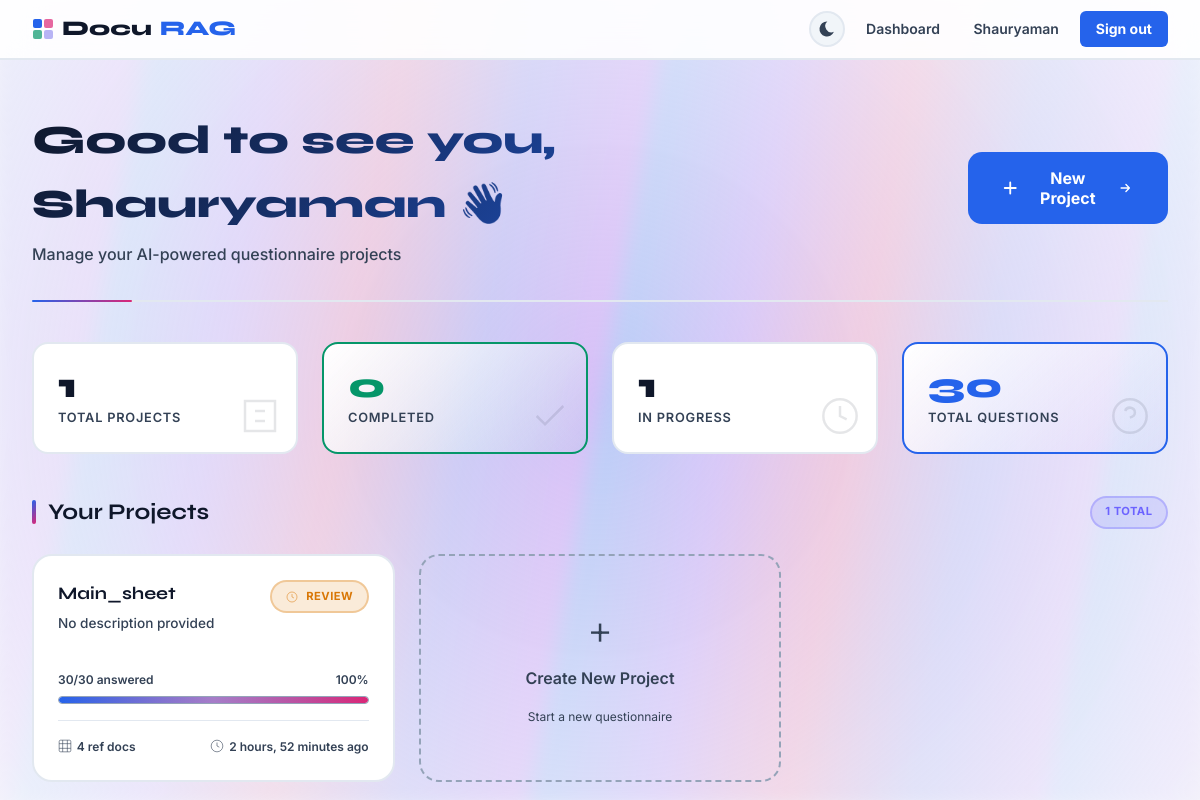
Screenshot of / (signed in) with the database file from the repository.
### questionnaire/models.py (models this page shows, shortened)
class Project(models.Model):
    STATUS_CHOICES = [
        ('setup', 'Setting Up'),
        ('processing', 'Processing'),
        ('review', 'Under Review'),
        ('completed', 'Completed'),
    ]
    user = models.ForeignKey(User, on_delete=models.CASCADE, related_name='projects')
    name = models.CharField(max_length=300)
    description = models.TextField(blank=True)
    status = models.CharField(max_length=20, choices=STATUS_CHOICES, default='setup')
    created_at = models.DateTimeField(auto_now_add=True)
    updated_at = models.DateTimeField(auto_now=True)
    questionnaire_file = models.FileField(upload_to='questionnaires/', null=True, blank=True)
    total_questions = models.IntegerField(default=0)
    answered_questions = models.IntegerField(default=0)
    confidence_score = models.FloatField(default=0.0)
    class Meta:
        ordering = ['-created_at']
    @property
    def progress_percent(self):
        if self.total_questions == 0:
            return 0
        return int((self.answered_questions / self.total_questions) * 100)

### questionnaire/views.py (the view)
# urls.py: path('', views.dashboard, name='dashboard'),
@login_required
def dashboard(request):
    projects = Project.objects.filter(user=request.user)
    stats = {
        'total_projects': projects.count(),
        'completed': projects.filter(status='completed').count(),
        'in_progress': projects.filter(status__in=['processing', 'review']).count(),
        'total_questions': sum(p.total_questions for p in projects),
    }
    return render(request, 'questionnaire/dashboard.html', {
        'projects': projects[:10],
        'stats': stats
    })

### templates/questionnaire/dashboard.html (shortened to what this page needs)
{% extends 'base.html' %}
{% block content %}
<div class="container">
  <div class="dash-hero fade-up">
    <div class="flex items-center justify-between flex-wrap gap-4">
      <div>
        <h1 class="font-display">
          Good to see you, {{ user.username }}
          <span class="wave" style="display: inline-block; animation: wave 2.5s infinite;">👋</span>
        </h1>
        <p class="text-muted font-medium">Manage your AI-powered questionnaire projects</p>
      </div>
      <button class="btn btn-primary btn-lg group" onclick="document.getElementById('newModal').classList.add('active')">
        <svg width="18" height="18" viewBox="0 0 18 18" fill="none" stroke="currentColor" stroke-width="2">
          <path d="M9 3v12M3 9h12" stroke-linecap="round"/>
        </svg>
        <span>New Project</span>
        <svg width="18" height="18" viewBox="0 0 24 24" fill="none" stroke="currentColor" class="transition-transform group-hover:translate-x-1">
          <path stroke-linecap="round" stroke-linejoin="round" stroke-width="2" d="M13 7l5 5m0 0l-5 5m5-5H6"/>
        </svg>
      </button>
    </div>
  </div>
  <div class="stats-row fade-up-2">
    <div class="stat-card">
      <div class="num">{{ stats.total_projects|default:"0" }}</div>
      <div class="label">Total Projects</div>
      <svg class="stat-icon" width="40" height="40" viewBox="0 0 24 24" fill="none" stroke="currentColor" stroke-width="1.5" style="position: absolute; bottom: 1rem; right: 1rem; opacity: 0.1;">
        <path d="M3 3h18v18H3zM9 9h6M9 15h6"/>
      </svg>
    </div>
    <div class="stat-card green">
      <div class="num">{{ stats.completed|default:"0" }}</div>
      <div class="label">Completed</div>
      <svg width="40" height="40" viewBox="0 0 24 24" fill="none" stroke="currentColor" stroke-width="1.5" style="position: absolute; bottom: 1rem; right: 1rem; opacity: 0.1;">
        <path d="M20 6L9 17l-5-5"/>
      </svg>
    </div>
    <div class="stat-card">
      <div class="num">{{ stats.in_progress|default:"0" }}</div>
      <div class="label">In Progress</div>
      <svg width="40" height="40" viewBox="0 0 24 24" fill="none" stroke="currentColor" stroke-width="1.5" style="position: absolute; bottom: 1rem; right: 1rem; opacity: 0.1;">
        <circle cx="12" cy="12" r="10"/>
        <path d="M12 6v6l4 2"/>
      </svg>
    </div>
    <div class="stat-card accent">
      <div class="num">{{ stats.total_questions|default:"0" }}</div>
      <div class="label">Total Questions</div>
      <svg width="40" height="40" viewBox="0 0 24 24" fill="none" stroke="currentColor" stroke-width="1.5" style="position: absolute; bottom: 1rem; right: 1rem; opacity: 0.1;">
        <circle cx="12" cy="12" r="10"/>
        <path d="M9.09 9a3 3 0 0 1 5.83 1c0 2-3 3-3 3"/>
        <line x1="12" y1="17" x2="12.01" y2="17"/>
      </svg>
    </div>
  </div>
  <div class="fade-up-3">
    <div class="section-header">
      <h2>Your Projects</h2>
      {% if projects %}
      <span class="badge badge-purple">{{ projects|length }} total</span>
      {% endif %}
    </div>
    {% if projects %}
    <div class="project-grid">
      {% for project in projects %}
      <a href="{% if project.status == 'setup' %}{% url 'project_upload' project.pk %}{% else %}{% url 'project_review' project.pk %}{% endif %}" class="project-card">
        <div class="project-header">
          <div>
            <div class="project-name">{{ project.name }}</div>
            <div class="project-desc">{{ project.description|default:"No description provided" }}</div>
          </div>
          {% if project.status == 'completed' %}
          <span class="badge badge-green">
            <svg width="12" height="12" viewBox="0 0 24 24" fill="none" stroke="currentColor" style="margin-right: 4px;">
              <path d="M20 6L9 17l-5-5" stroke-width="2"/>
            </svg>
            Completed
          </span>
          {% elif project.status == 'review' %}
          <span class="badge badge-orange">
            <svg width="12" height="12" viewBox="0 0 24 24" fill="none" stroke="currentColor" style="margin-right: 4px;">
              <circle cx="12" cy="12" r="10"/>
              <path d="M12 6v6l4 2"/>
            </svg>
            Review
          </span>
          {% endif %}
        </div>
        {% if project.total_questions > 0 %}
        <div class="progress-section">
          <div class="progress-header">
            <span>{{ project.answered_questions|default:"0" }}/{{ project.total_questions }} answered</span>
            <span>{{ project.progress_percent|default:"0" }}%</span>
          </div>
          <div class="progress-bar">
            <div class="progress-fill" style="width:{{ project.progress_percent|default:"0" }}%;"></div>
          </div>
        </div>
        {% endif %}
        <div class="project-footer">
          <span class="project-meta">
            <svg viewBox="0 0 24 24" fill="none" stroke="currentColor">
              <rect x="2" y="2" width="20" height="20" rx="2.5"/>
              <path d="M8 2v20M16 2v20M2 8h20M2 16h20"/>
            </svg>
            {{ project.references.count|default:"0" }} ref docs
          </span>
          <span class="project-meta">
            <svg viewBox="0 0 24 24" fill="none" stroke="currentColor">
              <circle cx="12" cy="12" r="10"/>
              <path d="M12 6v6l4 2"/>
            </svg>
            {{ project.updated_at|timesince }} ago
          </span>
        </div>
      </a>
      {% endfor %}
      <div class="new-project-card group" onclick="document.getElementById('newModal').classList.add('active')">
        <div class="new-project-icon group-hover:scale-110 transition-transform">+</div>
        <div style="font-size:1rem; font-weight:600;">Create New Project</div>
        <div class="text-xs opacity-60">Start a new questionnaire</div>
      </div>
    </div>
    {% endif %}
  </div>
</div>
{% endblock %}

### templates/base.html (shortened to what this page needs)
<!DOCTYPE html>
<html lang="en">
<head>
</head>
<body>
<div class="aurora-container">
  <div class="aurora-effect"></div>
  <div class="aurora-overlay"></div>
</div>
<nav>
  <a href="{% url 'dashboard' %}" class="nav-brand">
    Docu<span class="dot">RAG</span>
  </a>
  <div class="nav-links">
    <button class="theme-toggle" onclick="toggleDarkMode()" title="Toggle dark mode">
      <svg viewBox="0 0 24 24">
        <path d="M12 3c.132 0 .263 0 .393 0a7.5 7.5 0 0 0 7.92 12.446a9 9 0 1 1 -8.313-12.454z"/>
      </svg>
    </button>
    {% if user.is_authenticated %}
    <a href="{% url 'dashboard' %}">Dashboard</a>
    <a href="{% url 'profile' %}">{{ user.username }}</a>
    <a href="{% url 'logout' %}" class="btn-nav">Sign out</a>
    {% else %}
    <a href="{% url 'login' %}">Sign in</a>
    <a href="{% url 'register' %}" class="btn-nav">Get started</a>
    {% endif %}
  </div>
</nav>
<main>
{% block content %}{% endblock %}
</main>
</body>
</html>

### templates/base.html (style rules this page uses)
:root { --bg: #f8fafc; --surface: #ffffff; --surface2: #f1f5f9; --border: #e2e8f0; --border-active: #94a3b8; --text: #0f172a; --text-muted: #334155; --text-light: #64748b; --accent: #2563eb; --accent2: #db2777; --accent3: #059669; --warn: #d97706; --radius: 12px; }
* { margin: 0; padding: 0; box-sizing: border-box; }
html { scroll-behavior: smooth; }
body { font-family: 'Inter', sans-serif; background: var(--bg); color: var(--text); min-height: 100vh; line-height: 1.6; position: relative; }
.aurora-container { position: fixed; top: 0; left: 0; width: 100%; height: 100%; z-index: 0; pointer-events: none; }
.aurora-effect { position: absolute; inset: -10px; opacity: 0.3; background-image: repeating-linear-gradient(100deg, transparent 0%, transparent 7%, rgba(37, 99, 235, 0.1) 10%, rgba(37, 99, 235, 0.1) 12%, transparent 16% ), repeating-linear-gradient(100deg, #2563eb 10%, #7c3aed 15%, #db2777 20%, #4f46e5 25%, #9333ea 30% ); background-size: 300% 200%, 200% 100%; background-position: 50% 50%; filter: blur(10px); animation: aurora 60s linear infinite; mix-blend-mode: screen; }
.aurora-overlay { position: fixed; top: 0; left: 0; width: 100%; height: 100%; background: radial-gradient(circle at 50% 50%, transparent 0%, var(--bg) 100%); opacity: 0.8; pointer-events: none; z-index: 0; }
nav, main { position: relative; z-index: 10; }
nav { position: sticky; top: 0; z-index: 100; background: rgba(255, 255, 255, 0.9); backdrop-filter: blur(20px); border-bottom: 2px solid var(--border); padding: 0 2rem; height: 60px; display: flex; align-items: center; justify-content: space-between; }
.nav-brand { font-family: 'Syne', sans-serif; font-weight: 800; font-size: 1.3rem; color: var(--text); text-decoration: none; display: flex; align-items: center; gap: 0.5rem; }
.nav-brand span.dot { color: var(--accent); font-weight: 800; }
.nav-links { display: flex; align-items: center; gap: 0.5rem; }
.nav-links a { color: var(--text-muted); text-decoration: none; font-size: 0.875rem; font-weight: 600; padding: 0.4rem 0.8rem; border-radius: 6px; transition: all 0.2s; }
.nav-links .btn-nav { background: var(--accent); color: white !important; padding: 0.4rem 1rem; border-radius: 6px; font-weight: 700; }
main { position: relative; z-index: 10; min-height: calc(100vh - 60px); }
.container { max-width: 1200px; margin: 0 auto; padding: 0 2rem; }
.btn { display: inline-flex; align-items: center; justify-content: center; gap: 0.4rem; padding: 0.6rem 1.2rem; border-radius: var(--radius); font-size: 0.875rem; font-weight: 700; cursor: pointer; border: 2px solid transparent; transition: all 0.2s; text-decoration: none; font-family: 'Inter', sans-serif; color: var(--text); }
.btn-primary { background: var(--accent); color: white; font-weight: 700; }
.btn-lg { padding: 0.85rem 2rem; font-size: 1rem; border-radius: 14px; }
.badge { display: inline-flex; align-items: center; gap: 0.3rem; padding: 0.3rem 0.75rem; border-radius: 999px; font-size: 0.75rem; font-weight: 700; letter-spacing: 0.04em; text-transform: uppercase; }
.badge-purple { background: rgba(108, 99, 255, 0.15); color: #4f46e5; border: 1px solid rgba(108, 99, 255, 0.3); }
.badge-orange { background: rgba(217, 119, 6, 0.15); color: #b45309; border: 1px solid rgba(217, 119, 6, 0.3); }
.progress-bar { height: 6px; background: var(--surface2); border-radius: 999px; overflow: hidden; border: 1px solid var(--border); }
.progress-fill { height: 100%; background: linear-gradient(90deg, var(--accent), var(--accent2)); border-radius: 999px; transition: width 0.6s ease; }
.text-muted { color: var(--text-muted); font-weight: 500; }
.text-xs { font-size: 0.75rem; }
.font-display { font-family: 'Syne', sans-serif; }
.flex { display: flex; }
.items-center { align-items: center; }
.justify-between { justify-content: space-between; }
.fade-up { animation: fadeUp 0.4s ease both; }
.fade-up-2 { animation: fadeUp 0.4s 0.1s ease both; }
.fade-up-3 { animation: fadeUp 0.4s 0.2s ease both; }
.theme-toggle { background: var(--surface2); border: 2px solid var(--border); border-radius: 30px; padding: 0.25rem; cursor: pointer; display: flex; align-items: center; justify-content: center; width: 36px; height: 36px; transition: all 0.2s; }
.theme-toggle svg { width: 20px; height: 20px; fill: var(--text-muted); }

### rows the page displays
Project: name "Main_sheet", description "No description provided", status "review" (drawn), answered_questions "30", total_questions "30", progress_percent "100", references.count "4", updated_at "2 hours, 52 minutes"

### other values shown
{{ user.username }} "Shauryaman"
{{ stats.total_projects|default:"0" }} "1"
{{ stats.completed|default:"0" }} "0"
{{ stats.in_progress|default:"0" }} "1"
{{ stats.total_questions|default:"0" }} "30"
{{ projects|length }} "1"
